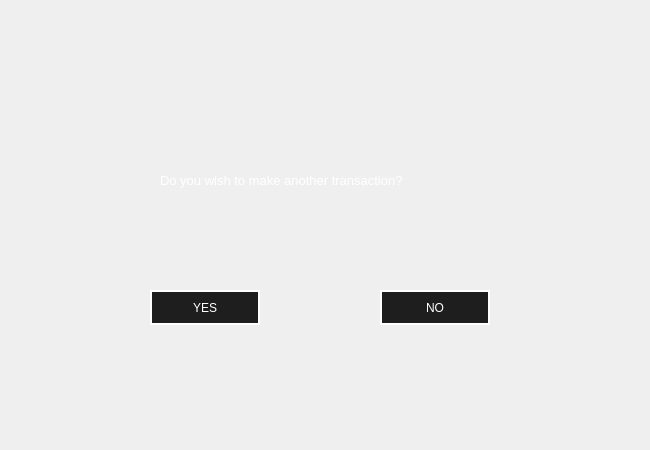
<?xml version="1.0" encoding="UTF-8"?>
<ui version="4.0">
 <class>Atm_NewTransaction</class>
 <widget class="QWidget" name="Atm_NewTransaction">
  <property name="geometry">
   <rect>
    <x>0</x>
    <y>0</y>
    <width>650</width>
    <height>450</height>
   </rect>
  </property>
  <property name="minimumSize">
   <size>
    <width>650</width>
    <height>450</height>
   </size>
  </property>
  <property name="maximumSize">
   <size>
    <width>650</width>
    <height>450</height>
   </size>
  </property>
  <property name="windowTitle">
   <string>NEW TRANSACTION</string>
  </property>
  <property name="styleSheet">
   <string notr="true">QPushButton{
color: white;
background: transparent;
background-color: rgb(30, 30, 30);
border: 2px solid white;
}

QPushButton:hover{
background-color: rgb(30, 30, 30);
color: white;
}

QPushButton:pressed
{
font: bold;
}

</string>
  </property>
  <widget class="QLabel" name="label">
   <property name="geometry">
    <rect>
     <x>160</x>
     <y>150</y>
     <width>361</width>
     <height>61</height>
    </rect>
   </property>
   <property name="font">
    <font>
     <pointsize>10</pointsize>
    </font>
   </property>
   <property name="text">
    <string>&lt;html&gt;&lt;head/&gt;&lt;body&gt;&lt;p&gt;&lt;span style=&quot; color:#ffffff;&quot;&gt;Do you wish to make another transaction?&lt;/span&gt;&lt;/p&gt;&lt;/body&gt;&lt;/html&gt;</string>
   </property>
  </widget>
  <widget class="QPushButton" name="newtrans">
   <property name="geometry">
    <rect>
     <x>150</x>
     <y>290</y>
     <width>110</width>
     <height>35</height>
    </rect>
   </property>
   <property name="styleSheet">
    <string notr="true">
QPushButton:hover{
background-color: rgb(0, 30, 0);
color: white;
}</string>
   </property>
   <property name="text">
    <string>YES</string>
   </property>
  </widget>
  <widget class="QPushButton" name="exit">
   <property name="geometry">
    <rect>
     <x>380</x>
     <y>290</y>
     <width>110</width>
     <height>35</height>
    </rect>
   </property>
   <property name="styleSheet">
    <string notr="true">QPushButton:hover{
background-color: rgb(80, 0, 0);
color: white;
}</string>
   </property>
   <property name="text">
    <string>NO</string>
   </property>
  </widget>
  <widget class="QLabel" name="label_2">
   <property name="geometry">
    <rect>
     <x>0</x>
     <y>0</y>
     <width>650</width>
     <height>450</height>
    </rect>
   </property>
   <property name="minimumSize">
    <size>
     <width>650</width>
     <height>450</height>
    </size>
   </property>
   <property name="maximumSize">
    <size>
     <width>650</width>
     <height>45</height>
    </size>
   </property>
   <property name="styleSheet">
    <string notr="true">border-image: url(:/images/clientbg1.png);</string>
   </property>
   <property name="text">
    <string/>
   </property>
  </widget>
  <zorder>label_2</zorder>
  <zorder>label</zorder>
  <zorder>newtrans</zorder>
  <zorder>exit</zorder>
 </widget>
 <resources>
  <include location="resource.qrc"/>
 </resources>
 <connections/>
</ui>
